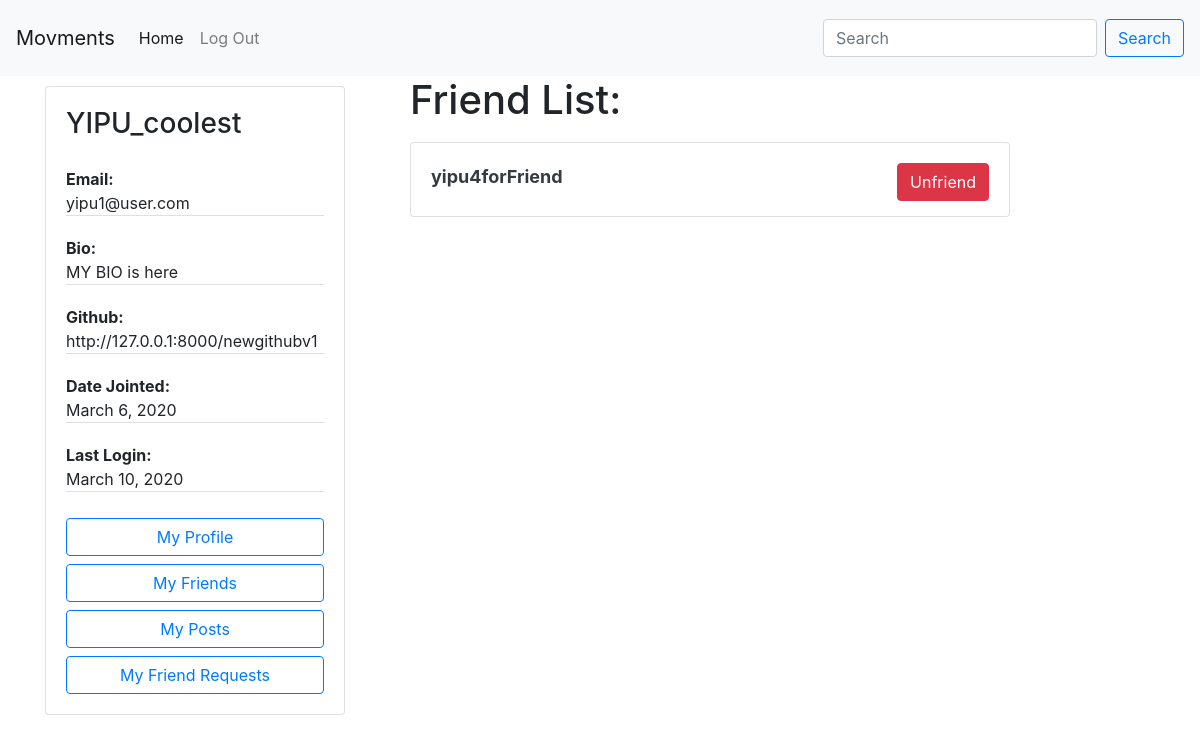
Page /author/199ab538-9a2f-49be-8fc9-bce9aa919115/friends/ (signed in) on the earlier database version.
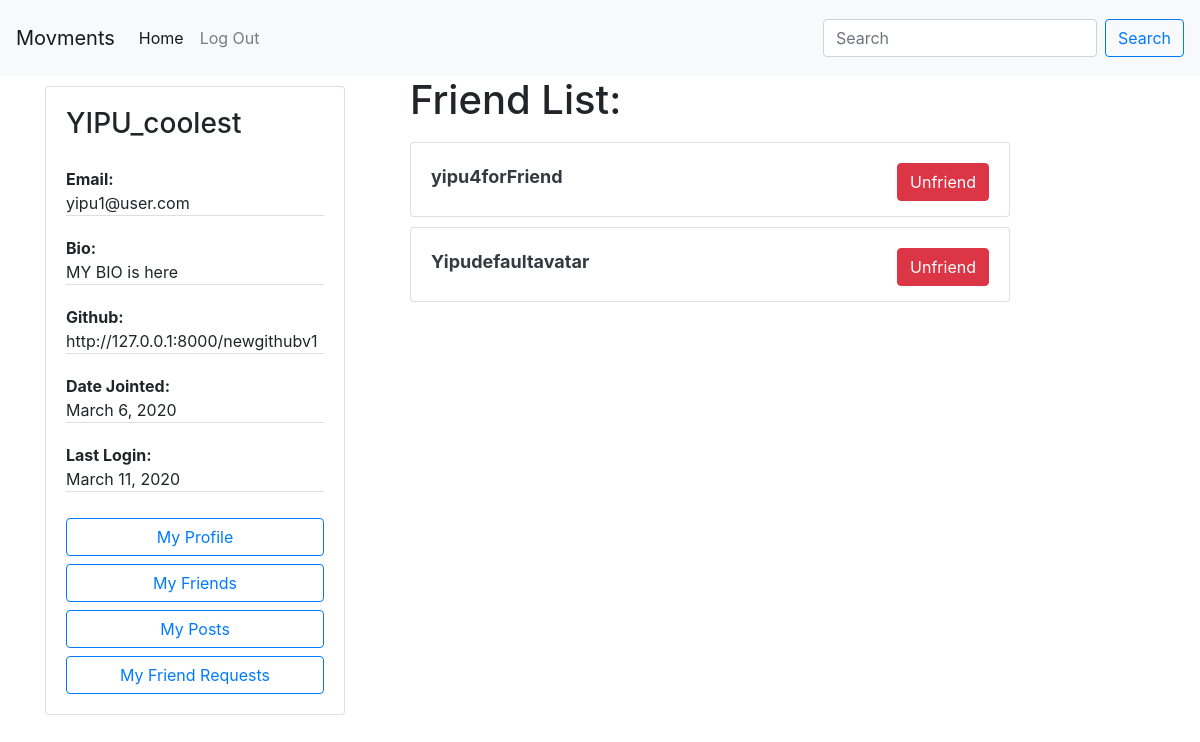
Same page on the later database version.
### accounts/models.py (models this page shows, shortened)
class Author(AbstractBaseUser):
    email=models.EmailField(
        verbose_name='email address',
        max_length=60,
        unique=True,
    )
    uid_str = uuid.uuid4().urn
    uuid_str = uid_str[9:] # str(settings.HOSTNAME)+"/author/"+
    id = models.CharField(primary_key=True, default=uuid_str, editable=False,max_length=100,unique=True)
    displayName = models.CharField(max_length=30)
    host = models.URLField(default=settings.HOSTNAME, max_length=100)
    url_default = "http:127.0.0.1:8000/accounts/author/profile/"+uuid_str+"/"
    url = models.URLField(default=url_default, max_length=100)
    avatar = models.ImageField(upload_to='avatar/', default = 'avatar/default-avatar.png', blank=True, null=True)
    github = models.URLField(default="", max_length=100, null=True)
    bio = models.CharField(default="", max_length=200, null=True)
    date_joined=models.DateField(verbose_name="date joined", auto_now=True)
    last_login=models.DateField(verbose_name="last login", auto_now=True)
    is_active=models.BooleanField(default=True)
    is_admin=models.BooleanField(default=False)
    objects = AuthorManager()
    USERNAME_FIELD = 'email'
    REQUIRED_FIELDS = ['displayName', ]

### friendship/views.py (the view)
# urls.py: path('author/<str:author_id>/friends/', views.getFriendsList, name='get friends list'),
def getFriendsList(request, author_id):
    context = {
        'author': request.user,
        'friends': [],
        'friend_requests': None
    }
    if request.method == 'GET':
        try:
            context['friends'] = getAllFriends(author_id)
            friend_requests = FriendRequest.objects.filter(author_to=request.user)
            context['friend_requests'] = friend_requests
        except Exception as e:
                print(e)
    return render(request, 'friendship/friends_list.html', context)

### friendship/views.py (called while the page is built)
def getAllFriends(author_id):
    friends = []
    try:
        author = Author.objects.filter(id=author_id)[0]
        friendships = Friendship.objects.filter(
            Q(author_a=author) | Q(author_b=author))
        for friendship in friendships:
            if friendship.author_a == author:
                friends.append(friendship.author_b)
            else:
                friends.append(friendship.author_a)
    except Exception as e:
            print(e)
    return friends

### friendship/templates/friendship/friends_list.html (shortened to what this page needs)
<!DOCTYPE html>
<html >
    {% include 'posting/base.html' %}
    <body>
            {% include 'posting/navbar.html' %}
            <div class="container">
                <div class="row">
                    <div class="col-4">
                        {% if author.is_authenticated %}
                        <div class="short-profile">
                            {% include 'posting/profile-card.html' with request=request %}
                        </div>
                        {% endif %}
                    </div>
                    <div class="col-8">
                        <div class="row">
                                <h1>Friend List:</h1>
                                {% if friends %}
                                <ul>
                                {% for friend in friends %}
                                <li>
                                    {% include 'friendship/friend_card.html' with friend=friend %}
                                </li>
                                {% endfor %}
                                </ul>
                                {% else %}
                                    No friends
                                {% endif %}
                        </div>
                    </div>
                </div>
            </div>
    </body>
</html>

### posting/templates/posting/profile-card.html
<div class="card" style="width: 300px;">
    <div class="card-body">
    <h3 class="card-title">{{request.user.displayName }}</h3>
    <p class="card-text">
        <ul class="list-group list-group-flush">
            <li class="list-group-item" style="padding: 0;"><span style="font-weight: bold;">Email:</span><br>{{ request.user.email }}</li>
            <li class="list-group-item" style="padding: 0;"><span style="font-weight: bold;">Bio:</span><br>{{ request.user.bio }}</li>
            <li class="list-group-item" style="padding: 0;"><span style="font-weight: bold;">Github:</span><br>{{ request.user.github }}</li>
            <li class="list-group-item" style="padding: 0;"><span style="font-weight: bold;">Date Jointed:</span><br> {{ request.user.date_joined }}</li>
            <li class="list-group-item" style="padding: 0;"><span style="font-weight: bold;">Last Login:</span><br>{{ request.user.last_login }}</li>
        </ul>
    </p>
    <div id="user-menu">
        <a href="{% url 'accounts:view profile' request.user.id %}" class="btn btn-outline-primary btn-block">My Profile</a>
        <a href="{% url 'friendship:get friends list' request.user.id %}" class="btn btn-outline-primary btn-block">My Friends</a>
        <a href="{% url 'posting:view user posts' request.user.id %}" class="btn btn-outline-primary btn-block">My Posts</a>
    </div>
    </div>
</div>

### friendship/templates/friendship/friend_card.html (shortened to what this page needs)
<form action="{% url 'friendship:delete friend' %}" method='POST'> {% csrf_token %}
<div class="card" style="width: 600px; height: 75px;">
    <div class="card-body">
            <a href="{% url 'accounts:view profile' friend.id %}" class="text-dark font-weight-bold" style="text-decoration: none; font-size: large;" > {{ friend.displayName }} </a>
            <input type="submit" class="btn btn-danger float-right" value="Unfriend"></input>
    </div>
</div>
</form>

Differences in the rows shown:
changed Author "YIPU_coolest": user.last_login "March 10, 2020" → "March 11, 2020"
now on this page (row edited): Author: displayName "Yipudefaultavatar"
